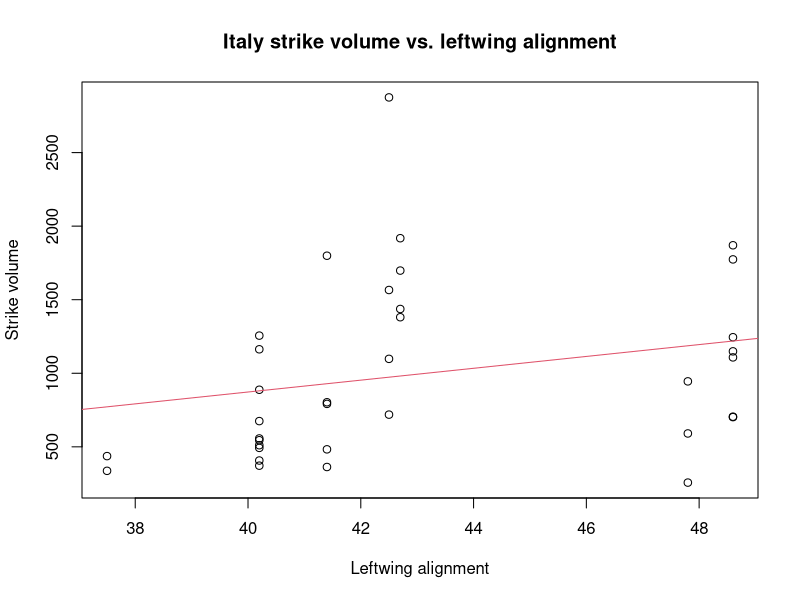
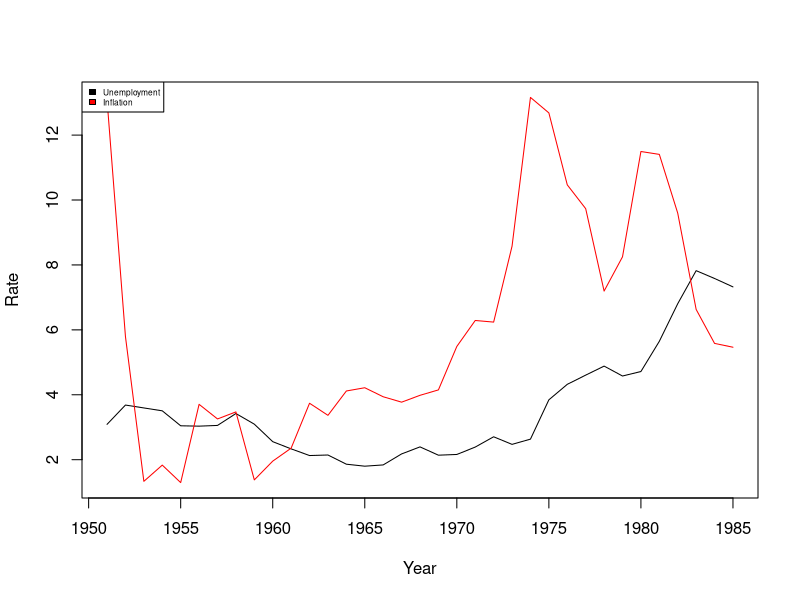
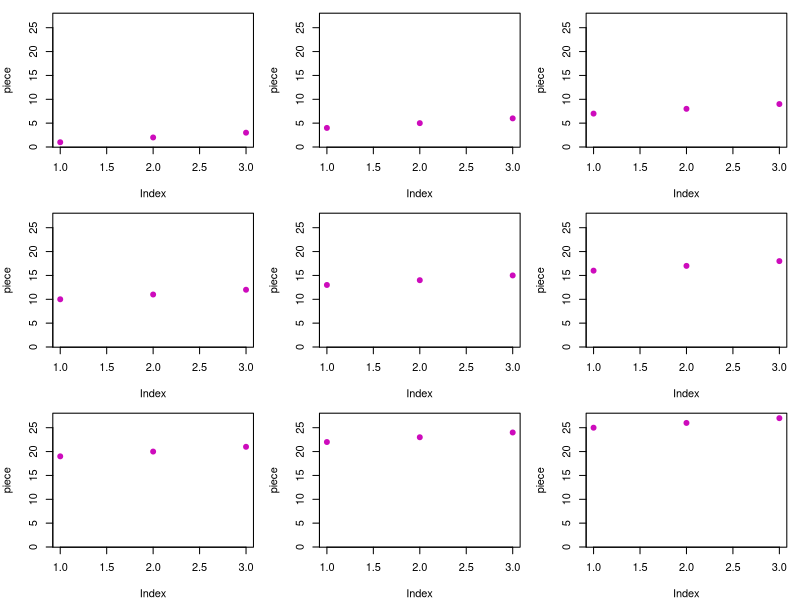

Here is the R script that generated these plots, in order:
# Class Script, Lecture 12
# December 1

setwd("D:/R project/intro_to_ds/Week12")
strikes <- read.csv("strikes.csv", as.is = TRUE)

# Check Yourself
strikes.split <- split(strikes, strikes$country)
names(strikes.split)
length(strikes.split)

sapply(strikes.split, dim)

mean.func <- function(df) {
  return(mean(df$unemployment))
}
mean.unemploy <- sapply(strikes.split, mean.func)

mean.unemploy[which.max(mean.unemploy)]
mean.unemploy[which.min(mean.unemploy)]

# A single country
italy.strikes <- strikes[strikes$country == "Italy", ]

italy.fit <- lm(strike.volume ~ left.parliament, data = italy.strikes)
plot(strike.volume ~ left.parliament, data = italy.strikes,
     main = "Italy strike volume vs. leftwing alignment",
     ylab = "Strike volume", xlab = "Leftwing alignment")
abline(italy.fit, col = 2)

my.strike.lm <- function(country.df) {
  return(lm(strike.volume ~ left.parliament, data = country.df)$coeff)
}
my.strike.lm(italy.strikes)

strike.coeff <- NULL
countries    <- unique(strikes$country)
for (this.country in countries) {
  country.dat  <- strikes[strikes$country == this.country, ]
  new.coeffs   <- my.strike.lm(country.dat)
  strike.coeff <- cbind(strike.coeff, new.coeffs)
}
colnames(strike.coeff) <- countries

strikes.split <- split(strikes, strikes$country)
strike.coef   <- sapply(strikes.split, my.strike.lm)
strike.coef



# Check Yourself
years.split <- split(strikes, strikes$year)
three.mean  <- function(df) {
  return(apply(df[, c("unemployment", "inflation", "strike.volume")], 2, mean))
}
years.mat <- sapply(years.split, three.mean)
years.mat

max.rate <- max(years.mat[1:2, ])
min.rate <- min(years.mat[1:2, ])
plot(colnames(years.mat), years.mat[1, ], xlab = "Year", ylab = "Rate", 
     type = "l", ylim = c(min.rate, max.rate))
points(colnames(years.mat), years.mat[2, ], type = "l", col = "red")
legend("topleft", c("Unemployment", "Inflation"), fill = c("black", "red"), 
       cex = .5)

# a*ply()
my.array <- array(1:27, c(3, 3, 3))
rownames(my.array) <- c("R1", "R2", "R3")
colnames(my.array) <- c("C1", "C2", "C3")
dimnames(my.array)[[3]] <- c("bart", "lisa", "maggie")

library(plyr)
aaply(my.array, 1, sum)
adply(my.array, 1, sum)
alply(my.array, 1, sum)

aaply(my.array, 2:3, sum)
adply(my.array, 2:3, sum)
alply(my.array, 2:3, sum)

my.list <- list(nums = rnorm(1000), lets = letters, 
                pops = state.x77[, "Population"])

head(my.list[[1]], 5)
head(my.list[[2]], 5)
head(my.list[[3]], 5)

laply(my.list, range)
ldply(my.list, range)
llply(my.list, range)

# laply(my.list, summary)
# ldply(my.list, summary)
llply(my.list, summary)

par(mfrow = c(3,3), mar = c(4, 4, 1, 1))
a_ply(my.array, 2:3, plot, ylim = range(my.array), 
      pch = 19, col = 6)
aaply(my.array, 2:3, sum)


# D_ply

my.strike.lm <- function(country.df) {
  return(lm(strike.volume ~ left.parliament, data = country.df)$coeff)
}

strikes.list  <- split(strikes, strikes$country)
strikes.coefs <- sapply(strikes.list, my.strike.lm)
strikes.coefs

strike.coef.a <- daply(strikes, .(country), my.strike.lm)
strike.coef.d <- ddply(strikes, .(country), my.strike.lm)
strike.coef.l <- dlply(strikes, .(country), my.strike.lm)

# Splitting on multiple variables.

strikes$yearPre1975 <- strikes$year <= 1975

strike.coef.75 <- daply(strikes, .(country, yearPre1975), my.strike.lm)
strike.coef.75 <- ddply(strikes, .(country, yearPre1975), my.strike.lm)

strike.coef.75 <- ddply(strikes, .(country, I(year <= 1975)), my.strike.lm)

# Check Yourself

inflation.mean <- function(df) {
  return(mean(df$inflation))
}
inflation75 <- ddply(strikes, .(country, I(year <= 1975)), inflation.mean)
dim(inflation75)
head(inflation75)

split.list <- list(strikes$country, I(strikes$year <= 1975))
data.split <- split(strikes, split.list)
inflation75_v2 <- sapply(data.split, inflation.mean)
length(inflation75_v2)
head(inflation75_v2)

# Dplyr

library(dplyr)
ycs <- select(strikes, year, country, strike.volume)
head(ycs)

ycs <- strikes[, c("year", "country", "strike.volume")]

ycs <- strikes %>% select(year, country, strike.volume)

# Maybe we're only interested in strikes when unemployment > 4%
ycs_unemploy <- strikes %>% 
                filter(unemployment > 4) %>% 
                select(year, country, strike.volume)

# group_by acts like split
# Most useful when combined with summarize

strikes.split <- strikes %>% group_by(country)
country.strikes <- strikes %>% 
                   group_by(country) %>%
                   summarize(avg.strikes = mean(strike.volume))


# Reshaping Data
snoq <- read.csv("snoqualmie.csv", header = FALSE, as.is = TRUE)
colnames(snoq) <- 1:366
snoq$year <- 1948:1983

library(reshape2)
snoq.melt <- melt(snoq, id.vars = "year", variable.name = "day", 
                  value.name = "precip") 
head(snoq.melt)
snoq.melt.chron <- snoq.melt[order(snoq.melt$year, snoq.melt$day), ]

leap.days <- snoq.melt.chron$day == 366
sum(is.na(snoq.melt.chron$precip[leap.days]))

snoq.melt.chron <- na.omit(snoq.melt.chron)
